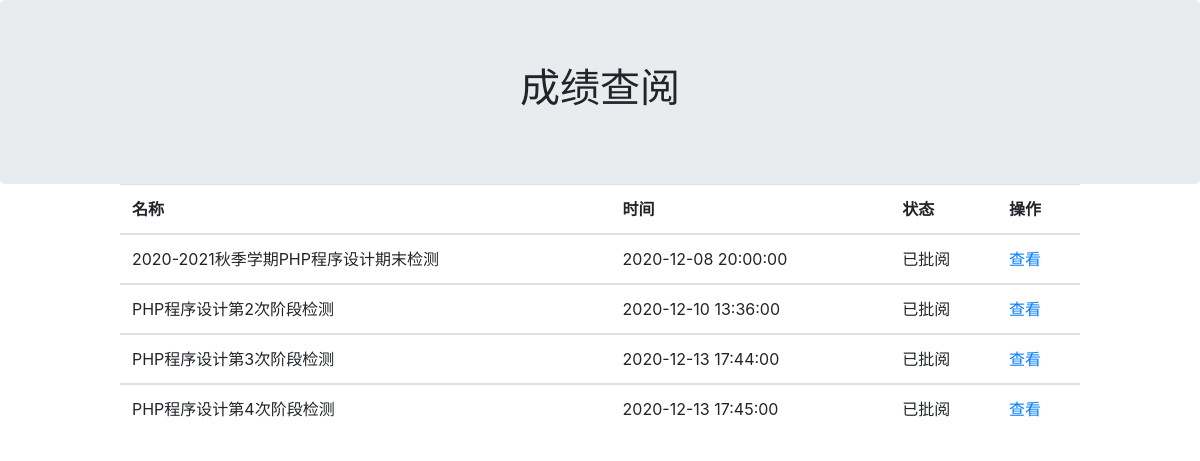
Page /admin/grades_select.php on the committed database.
### tables this page shows
CREATE TABLE `exam_history`  (
  `num` int NOT NULL AUTO_INCREMENT,
  `paper_name` varchar(50) NULL DEFAULT NULL,
  `flag` int NULL DEFAULT NULL,
  `time_start` timestamp(0) NULL DEFAULT NULL,
  `duration` timestamp(0) NULL DEFAULT NULL,
  `number` int NULL DEFAULT NULL,
  `t1` int NULL DEFAULT NULL,
  `t2` int NULL DEFAULT NULL,
  `t3` int NULL DEFAULT NULL,
  `t4` int NULL DEFAULT NULL,
  `t5` int NULL DEFAULT NULL,
  `t6` int NULL DEFAULT NULL,
  `t7` int NULL DEFAULT NULL,
  `t8` int NULL DEFAULT NULL,
  `t9` int NULL DEFAULT NULL,
  `t10` int NULL DEFAULT NULL,
  `t11` int NULL DEFAULT NULL,
  `t12` int NULL DEFAULT NULL,
  `t13` int NULL DEFAULT NULL,
  `t14` int NULL DEFAULT NULL,
  `t15` int NULL DEFAULT NULL,
  `t16` int NULL DEFAULT NULL,
  `t17` int NULL DEFAULT NULL,
  `t18` int NULL DEFAULT NULL,
  `t19` int NULL DEFAULT NULL,
  `t20` int NULL DEFAULT NULL,
  `t21` int NULL DEFAULT NULL,
  `t22` int NULL DEFAULT NULL,
  `t23` int NULL DEFAULT NULL,
  `t24` int NULL DEFAULT NULL,
  `t25` int NULL DEFAULT NULL,
  `t26` int NULL DEFAULT NULL,
  `t27` int NULL DEFAULT NULL,
  `t28` int NULL DEFAULT NULL,
  `t29` int NULL DEFAULT NULL,
  `t30` int NULL DEFAULT NULL,
  `t31` int NULL DEFAULT NULL,
  `t32` int NULL DEFAULT NULL,
  `t33` int NULL DEFAULT NULL,
  `t34` int NULL DEFAULT NULL,
  `t35` int NULL DEFAULT NULL,
  `t36` int NULL DEFAULT NULL,
  `t37` int NULL DEFAULT NULL,
  `t38` int NULL DEFAULT NULL,
  `t39` int NULL DEFAULT NULL,
  `t40` int NULL DEFAULT NULL,
  `t41` int NULL DEFAULT NULL,
  `t42` int NULL DEFAULT NULL,
  `t43` int NULL DEFAULT NULL,
  `t44` int NULL DEFAULT NULL,
  `t45` int NULL DEFAULT NULL,
  `t46` int NULL DEFAULT NULL,
  `t47` int NULL DEFAULT NULL,
  `t48` int NULL DEFAULT NULL,
  `t49` int NULL DEFAULT NULL,
  `t50` int NULL DEFAULT NULL,
  `s1` int NULL DEFAULT NULL,
  `s2` int NULL DEFAULT NULL,
  `s3` int NULL DEFAULT NULL,
  `s4` int NULL DEFAULT NULL,
  `s5` int NULL DEFAULT NULL,
  `s6` int NULL DEFAULT NULL,
  `s7` int NULL DEFAULT NULL,
  `s8` int NULL DEFAULT NULL,
  `s9` int NULL DEFAULT NULL,
  `s10` int NULL DEFAULT NULL,
  `s11` int NULL DEFAULT NULL,
  `s12` int NULL DEFAULT NULL,
  `s13` int NULL DEFAULT NULL,
  `s14` int NULL DEFAULT NULL,
  `s15` int NULL DEFAULT NULL,
  `s16` int NULL DEFAULT NULL,
  `s17` int NULL DEFAULT NULL,
  `s18` int NULL DEFAULT NULL,
  `s19` int NULL DEFAULT NULL,
  `s20` int NULL DEFAULT NULL,
  `s21` int NULL DEFAULT NULL,
  `s22` int NULL DEFAULT NULL,
  `s23` int NULL DEFAULT NULL,
  `s24` int NULL DEFAULT NULL,
  `s25` int NULL DEFAULT NULL,
  `s26` int NULL DEFAULT NULL,
  `s27` int NULL DEFAULT NULL,
  `s28` int NULL DEFAULT NULL,
  `s29` int NULL DEFAULT NULL,
  `s30` int NULL DEFAULT NULL,
  `s31` int NULL DEFAULT NULL,
  `s32` int NULL DEFAULT NULL,
  `s33` int NULL DEFAULT NULL,
  `s34` int NULL DEFAULT NULL,
  `s35` int NULL DEFAULT NULL,
  `s36` int NULL DEFAULT NULL,
  `s37` int NULL DEFAULT NULL,
  `s38` int NULL DEFAULT NULL,
  `s39` int NULL DEFAULT NULL,
  `s40` int NULL DEFAULT NULL,
  `s41` int NULL DEFAULT NULL,
  `s42` int NULL DEFAULT NULL,
  `s43` int NULL DEFAULT NULL,
  `s44` int NULL DEFAULT NULL,
  `s45` int NULL DEFAULT NULL,
  `s46` int NULL DEFAULT NULL,
  `s47` int NULL DEFAULT NULL,
  `s48` int NULL DEFAULT NULL,
  `s49` int NULL DEFAULT NULL,
  `s50` int NULL DEFAULT NULL,
  PRIMARY KEY (`num`) USING BTREE
);

### admin/grades_select.php (the view, shortened to what this page needs)
<!DOCTYPE html>
<html lang="en">
<head>
    <link rel="stylesheet" href="https://cdn.staticfile.org/twitter-bootstrap/4.3.1/css/bootstrap.min.css">
</head>
<body>
<div class="jumbotron text-center" style="margin-bottom:0">
    <h1>成绩查阅</h1>
</div>
<table class="table table-hover" style="width: 80%;margin-left: 10%;">
    <thead>
    <tr>
        <th>名称</th>
        <th>时间</th>
        <th>状态</th>
        <th>操作</th>
    </tr>
    </thead>
    <?php
    include('../conn.php');
    $sql_1 = "SELECT * FROM exam_history ;";
    $result_1 = mysqli_query($conn, $sql_1);
    while ($row_1 = mysqli_fetch_assoc($result_1)) {
        $num = $row_1['num'];
        $paper_name = $row_1['paper_name'];
        $flag = $row_1['flag'];
        $time_start = $row_1['time_start'];
        if ($flag == 1) {
            $ZT = '已批阅';
        } else {
            $ZT = '未批阅';
        }
        echo "
            <tbody>
                <tr>
                    <td>$paper_name</td>
                    <td>$time_start</td>
                    <td>$ZT</td>
                    <td><a target='_blank' href=\"grades_show.php?num=$num\">查看</a></td>
                </tr>
            </tbody>
        ";
    }
    ?>
</table>
</body>
</html>

### rows in the picture
exam_history: paper_name "2020-2021秋季学期PHP程序设计期末检测", time_start "2020-12-08 20:00:00", flag "已批阅"
exam_history: paper_name "PHP程序设计第2次阶段检测", time_start "2020-12-10 13:36:00", flag "已批阅"
exam_history: paper_name "PHP程序设计第3次阶段检测", time_start "2020-12-13 17:44:00", flag "已批阅"
exam_history: paper_name "PHP程序设计第4次阶段检测", time_start "2020-12-13 17:45:00", flag "已批阅"
